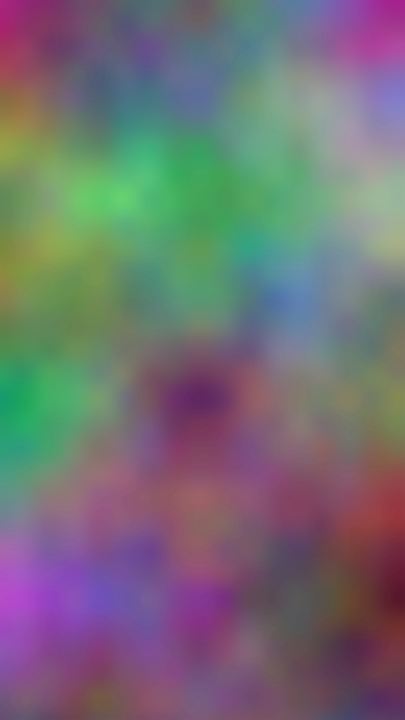
Frame 1 (no input)
Frame 2 (the mouse pressed at the canvas centre, redrawn once): identical to frame 1, image omitted

The p5.js sketch that drew this single still picture (run headless with seeded random() and noise() and a simulated clock; the mouse was pressed at the canvas centre and the sketch redrawn once):

// p5.js sketch
// ── sketch.js
let noise_scale = 0.005;
let noise_offset1 = 2000;
let noise_offset2 = 8000;

function setup() {
  createCanvas(405, 720);
  noLoop();
}

function draw() {
  background(220);
  for (let row = 0; row < height; row++) {
    for (let col = 0; col < width; col++) {
      let red_noise_value = noise(col * noise_scale, row * noise_scale);
      let green_noise_value = noise(
        (col + noise_offset1) * noise_scale,
        (row + noise_offset1) * noise_scale
      );
      let blue_noise_value = noise(
        (col + noise_offset2) * noise_scale,
        (row + noise_offset2) * noise_scale
      );
      stroke(
        255 * red_noise_value,
        255 * green_noise_value,
        255 * blue_noise_value
      );
      strokeWeight(3);
      point(col, row);
    }
  }
}
